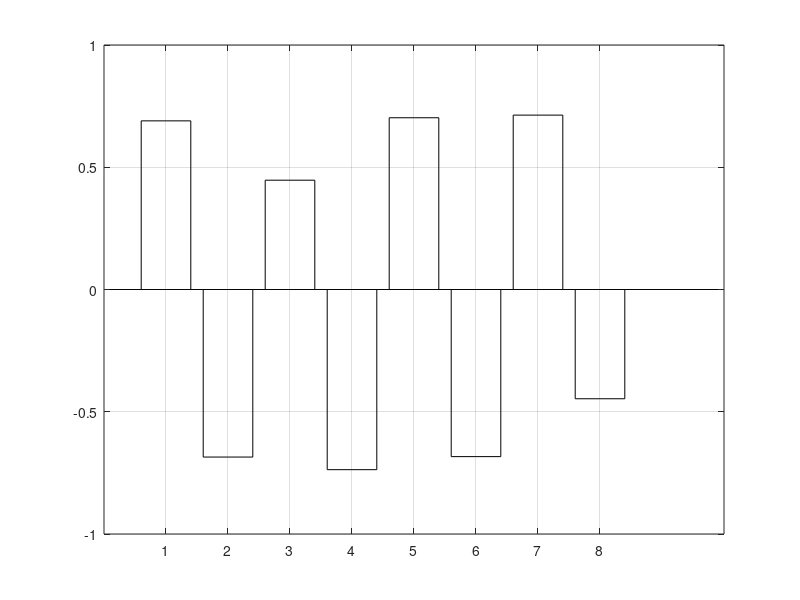

This chart was generated by the following MATLAB code: (Note: this script raises an error after producing the figure.)
clc; clear; close all;

% Atom labels and types
atomLabels = {'Zn1','O2','Zn3','O4','Zn5','O6','Zn7','O8'};
elem       = {'Zn','O','Zn','O','Zn','O','Zn','O'};

% Mulliken charges
q = [ 0.689735, -0.685269, 0.447080, -0.736880, ...
      0.702446, -0.683498, 0.713230, -0.446844 ];

nAtoms = numel(q);

colZn = [0 0.2 0.9];
colO  = [0.9 0 0];

figure('Color','w','Position',[200 200 700 400]);
b = bar(q,'FaceColor','flat');
grid on; hold on;

for i = 1:nAtoms
    if strcmp(elem{i},'Zn')
        b.CData(i,:) = colZn;
    else
        b.CData(i,:) = colO;
    end
end

set(gca,'XTick',1:nAtoms,'XTickLabel',atomLabels,'FontSize',11);
xlabel('Atom','FontSize',12);
ylabel('Mulliken Charge (e^-)','FontSize',12);
title('Mulliken Charge Distribution in ZnO Cluster','FontSize',14);
yline(0,'k--','LineWidth',1);

% Optional: save
% exportgraphics(gcf,'ZnO_mulliken_charges.png','Resolution',300);
